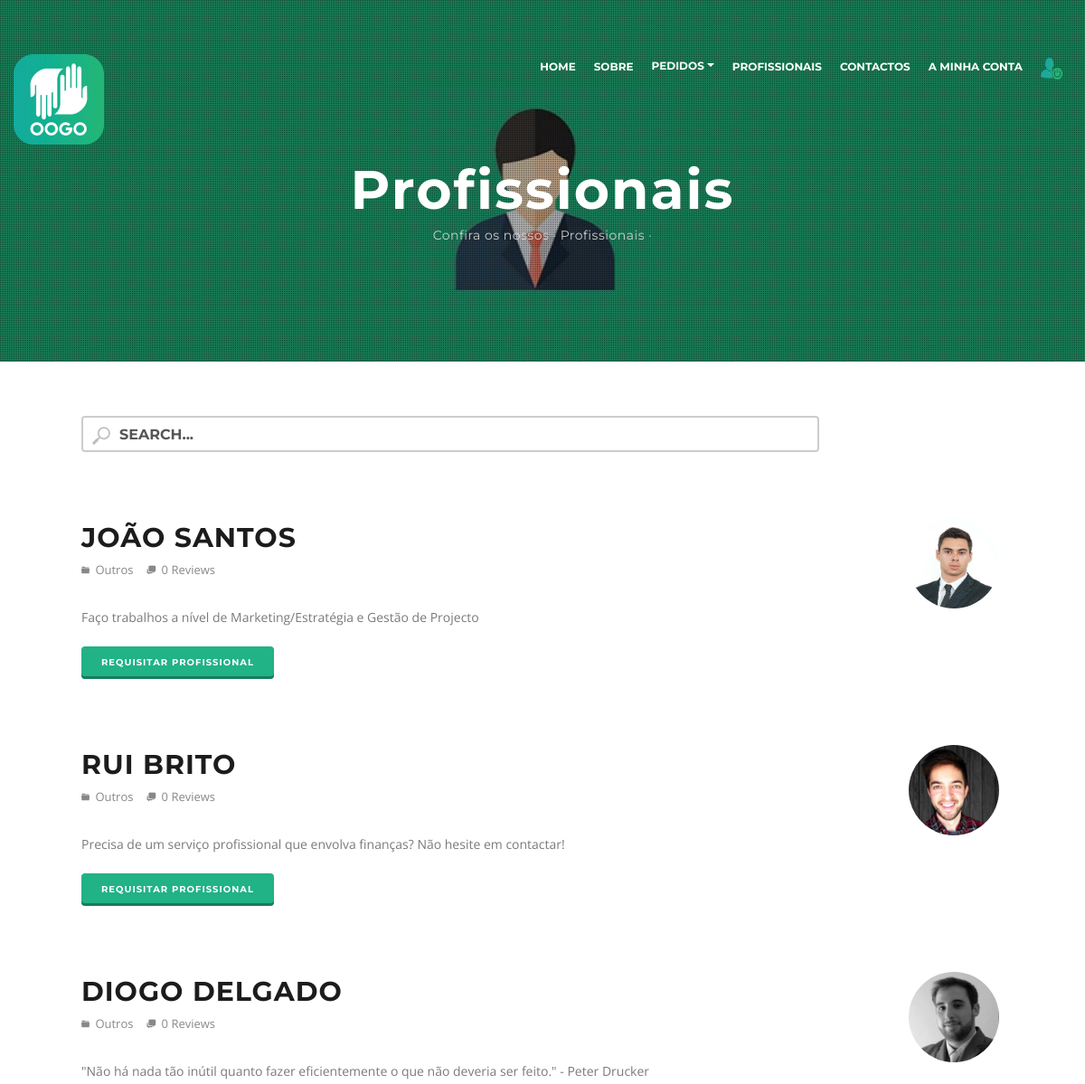
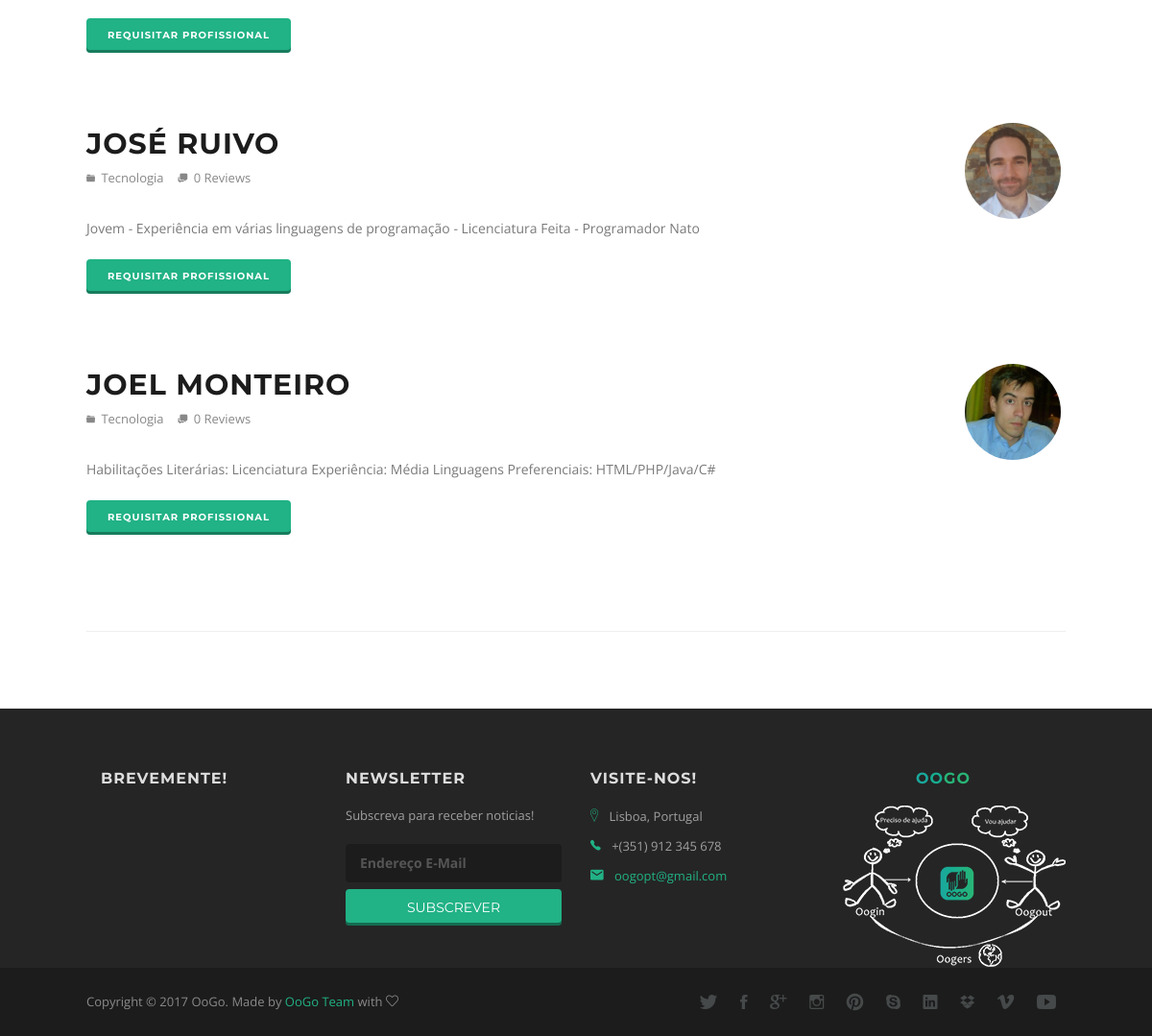
Page /consult_professional.php (signed in) on the committed database (2 pictures, top to bottom).
### tables this page shows
CREATE TABLE `pro` (
  `proID` int(11) NOT NULL,
  `proCategoryID` int(11) NOT NULL,
  `proDescription` varchar(500) DEFAULT NULL,
  `userID` int(11) NOT NULL,
  `proFile` varchar(100) NOT NULL
);

CREATE TABLE `user` (
  `userID` int(11) NOT NULL,
  `userName` varchar(100) NOT NULL,
  `userEmail` varchar(100) NOT NULL,
  `userPassword` varchar(50) NOT NULL,
  `userAddress` varchar(200) DEFAULT NULL,
  `userContact` int(11) DEFAULT NULL,
  `userPhoto` varchar(200) DEFAULT NULL
);

CREATE TABLE `category` (
  `categoryID` int(11) NOT NULL,
  `categoryName` varchar(50) NOT NULL
);

### consult_professional.php (the view, shortened to what this page needs)
<!DOCTYPE html>
<html lang="pt">
    <head>
		<link rel="stylesheet" href="https://maxcdn.bootstrapcdn.com/bootstrap/3.3.7/css/bootstrap.min.css" />
        <link rel="stylesheet" href="css/main-scheme.css" type="text/css" />
        <link rel="stylesheet" href="css/colors/green.css" id="color-skins" />
	</head>
    <body>
        <header>
            <nav class="navbar navbar-default navbar-alt" role="navigation">
                <div class="container">
                    <div class="navbar-header">
                        <a class="navbar-brand to-top" rel="home" href="index.php"><img src="assets/icon/icon_small.png" alt="OoGo" width="80" height="80" class="logo-big"></a>
                    </div>
                        <div class="collapse navbar-collapse" id="main-nav">
                            <ul class="nav navbar-nav navbar-right">
                                <li class="to-section"><a href="index.php#">Home</a></li>
                                <li class="to-section"><a href="index.php#about">Sobre</a></li>
                                <li class="dropdown">
                                    <span class="dropdown-toggle" data-toggle="dropdown">Pedidos<b class="caret"></b></span>
                                </li>
                                <li class="to-section"><a href="consult_professional.php">Profissionais</a></li>
                                <li class="to-section"><a href="index.php#contact">Contactos</a></li>
                                <?php
                                    if (isset($_SESSION['uname'])) {
                                        echo '<li class="to-section"><a href="myoogo.php">A minha conta</a></li>';
                                        echo '<li class="to-section"><a href="php/logout.php"><img src="assets/image/logout.png"></a></li>';
                                    } else {
                                        echo '<li class="to-section"><a href="login.php">Login/Registo</a></li>';
                                    }
                                ?>
                            </ul>
                        </div>
                </div>
            </nav>
        </header>
        <section id="page-top" style="height:400px">
            <div class="hero">
                <img src="img/backgrounds/bg-pro.jpg" alt="hero">
                <div class="page-top-title text-center">
                    <h2 class="white op-1">Profissionais</h2>
                    <p class="home-subheading op-1">Confira os nossos · Profissionais · </p>
                </div>
            </div>
        </section>
        <div class="site-wrapper content">
            <section id="blog">
                <div class="container">
                    <div class="row">
                        <div class="col-md-12">
                            <div class="blog-post">
                                <div class="search">
                                    <form>
                                        <input class="search" type="text" name="search" id="search" onkeyup="Search()" placeholder="Search...">
                                    </form>
                                </div>
                            </div>
                            <div id="pros">
                                <?php
                                    try {
                                        $db = new PDO('mysql:host=127.0.0.1;dbname=oogo-testes;charset=utf8mb4;', 'root', '');
                                    } catch (Exception $e) {
                                        die ("Não foi possível ligar ao servidor! " + $e);
                                    }
                                    $sql = $db->prepare("SELECT * FROM pro, user, category WHERE user.userID = pro.userID AND category.categoryID = pro.proCategoryID");
                                    $sql->execute();
                                    $rs = $sql->fetchAll();
                                    foreach($rs as $row) {
                                        $urlF = $row['userPhoto'];
                                        $url = substr($urlF, 3);
                                        echo '<div class="blog-post">';
                                            echo '<h3 class="blog-post-title"><a href="#">'.$row['userName'].'</a></h3>';
                                            echo '<ul class="blog-post-info">';
                                                echo '<li><a href="#"><i class="ion-folder"></i> '.$row['categoryName'].'</a></li>';
                                                echo '<li><a href="#"><i class="ion-chatboxes"></i> 0 Reviews</a></li>';
                                            echo '</ul>';
                                            echo '<div class="blog-post-date">';
                                                echo '<div>';
                                                if (isset($row['userPhoto'])) {
                                                    echo '<img src="'.$url.'" class="userpic">';
                                                } else {
                                                    echo '<img src="img/blog/avatar.jpg" class="userpic">';
                                                }
                                                echo '</div>';
                                            echo '</div><br>';
                                            echo '<p>'.$row['proDescription'].'<p>';
                                            if (isset($_SESSION['uname'])) {
                                                echo '<a class="btn btn-primary btn-xs" onclick="Pro()">Requisitar Profissional</a>';
                                            }
                                        echo '</div>';
                                    }
                                ?>
                            </div>
                        </div>
                    </div>
                    <hr>
                </div>
            </section>
            <footer id="footer">
                <div class="footer-widgets">
                    <div class="container">
                        <div class="col-md-3 col-sm-6 col-twitter">
                            <h4>Brevemente!</h4>
                        </div>
                        <div class="col-md-3 col-sm-6 col-footer">
                            <div class="subscription">
                                <h4>Newsletter</h4>
                                <p>Subscreva para receber noticias!</p>
                                <form action="php/subscribe-mailchimp.php" method="post" id="subscribe-form" role="form">
                                    <div class="form-validation alert"></div>
                                    <div class="form-group subscribe-form-input">
                                        <input type="email" name="email" id="subscribe-form-email" class="footer-subscribe-input" placeholder="Endereço e-mail" autocomplete="off" />
                                        <button class="subscribe-form-submit btn-primary-full" data-loading-text="Loading...">Subscrever</button>
                                    </div>
                                </form>
                            </div>
                        </div>
                        <div class="col-md-3 col-sm-6 col-footer">
                            <div class="contact">
                                <h4>Visite-nos!</h4>
                                <ul class="contact-details">
                                    <li><p><i class="icon ion-ios-location-outline highlight"></i> Lisboa, Portugal</p></li>
                                    <li><p><i class="icon ion-ios-telephone highlight"></i> +(351) 912 345 678</p></li>
                                    <li><p><i class="icon ion-android-mail highlight"></i> <a href="oogopt@gmail.com">oogopt@gmail.com</a></p></li>
                                </ul>
                            </div>
                        </div>
                        <div class="col-md-3 col-sm-6 col-footer">
                            <h4><center><b style="color: #1aa99d;">O</b><b style="color: #17ad91;">o</b><b style="color: #27b578;">G</b><b style="color: #28b576;">o</b></center></h4>
                            <div class="img">
                                <center><img src="assets/image/oogo_about.png" alt="Oogers" /></center>
                            </div>
                        </div>
                    </div>
                </div>
				<div class="footer-copyright">
					<div class="container">
						<div class="row">
							<div class="col-md-6 col-sm-12">
								<p>Copyright © 2017 OoGo. Made by<a href="#team"> OoGo Team</a> with <i class="icon-heart"></i></p>
							</div>
							<div class="col-md-6 col-sm-12">
				                <ul id="social-icons">
						            <li><a href="http://www.twitter.com"><i class="icon ion-social-twitter"></i></a></li>
                                    <li><a href="http://www.facebook.com/oogopt/"><i class="icon ion-social-facebook"></i></a></li>
                                    <li><a href="http://www.googleplus.com"><i class="icon ion-social-googleplus"></i></a></li>
                                    <li><a href="http://www.instagram.com"><i class="icon ion-social-instagram-outline"></i></a></li>
                                    <li><a href="http://www.pinterest.com"><i class="icon ion-social-pinterest"></i></a></li>
                                    <li><a href="http://www.skype.com"><i class="icon ion-social-skype"></i></a></li>
                                    <li><a href="http://www.linkedin.com"><i class="icon ion-social-linkedin"></i></a></li>
                                    <li><a href="http://www.dropbox.com"><i class="icon ion-social-dropbox"></i></a></li>
                                    <li><a href="http://www.vimeo.com"><i class="icon ion-social-vimeo"></i></a></li>
                                    <li><a href="https://www.youtube.com/channel/UCHRkDjznYG1AjQhicBBebcw"><i class="icon ion-social-youtube"></i></a></li>
                                </ul>
							</div>
						</div>
					</div>
				</div>
			</footer>
        </div>
    </body>
</html>

### css/colors/green.css (style rules this page uses)
.btn-home a, #filters li span.active, #filters li span:hover, #filters li span:focus, .btn-primary, .label-primary, #contact input.submit, .blog-list li:hover, .cbp-l-filters-button .cbp-filter-item-active, .cbp-l-filters-button .cbp-filter-counter, .nav > li > a:hover, .nav > li > a:focus, .shop-btn-box:hover, .pagination > .active > a, .progress-bar, .btn-primary-full, #back-to-top, .btn-buy, .navbar-default .navbar-toggle .icon-bar, .btn-primary:hover, .cbp-l-filters-alignRight .cbp-filter-item-active, .cbp-l-filters-alignRight .cbp-filter-counter, .cbp-l-filters-alignCenter .cbp-filter-item-active, .cbp-l-filters-alignCenter .cbp-filter-counter, .cbp-l-filters-alignRight .cbp-filter-item:hover, .cbp-l-filters-alignCenter .cbp-filter-item:hover, .clients .client .logo-light, .clients .client a .logo-light, .nav-tabs>li.active>a, .nav-tabs>li.active>a:hover, .nav-tabs>li.active>a:focus, .home-signin .btn-primary-full:hover, .cbp-l-loadMore-button .cbp-l-loadMore-button-link:hover, .pager li>a:hover, .pager li>a:focus { background: #21b285; }
a, .about-icon .fa-circle, .highlight, figure figcaption a:hover, .dropdown-menu > li > a:hover, .dropdown-menu > li > a:focus .navbar-default .navbar-nav > .hovernav:hover > a, .navbar-default .navbar-nav > .hovernav:hover > a:hover, .navbar-default .navbar-nav > .hovernav:hover > a:focus .nav > li > a:hover, .nav > li > span:hover, .nav > li > span:focus, .navbar-default .navbar-nav > li > a:hover, .navbar-default .navbar-nav .open .dropdown-menu > li > a:hover, .navbar-default .navbar-nav .open .dropdown-menu > li > a:focus, .navbar-default .navbar-nav>.open>a, .navbar-default .navbar-nav>.open>a:hover, .navbar-default .navbar-nav>.open>a:focus, .navbar-default .navbar-nav>.active>a, .navbar-default .navbar-nav>.active>a:hover, .navbar-default .navbar-nav>.active>a:focus, .dropdown-menu > .active > a, .dropdown-menu > .active > a:hover, .dropdown-menu > .active > a:focus, .portfolio-links a:hover, .portfolio-links .icon:hover, .connected-icon a:focus, .connected-icon a:hover, .btn-link, .post-title a:hover, .post-title a:focus, #main-nav .current, .star-rating span, .twitter-logo .fa, .footer-logo a:hover, .social-icons a:hover, footer #social-icons li a:hover, .mega-list > li > a:hover, .mega-list > li > a:focus, .breadcrumb>li+li:before, .contact-details-social li a:hover, .cbp-l-filters-dropdownList .cbp-filter-item-active, .member-list a:hover, .effects .img a:hover, .connected-icon a:hover h4, .connected-icon a:hover span, .home-bottom a:hover, #notification .success, .cbp-item .img a, .section-links a:hover, .blog-post-title a:hover { color: #21b285; }
.btn-primary-full { box-shadow: 0 -3px rgba(0, 0, 0, 0.4) inset; }

### consult_professional.php (style rules this page uses)
.search[type=text] { width: 80%; box-sizing: border-box; border: 2px solid #ccc; border-radius: 4px; font-size: 16px; background-color: white; background-image: url('assets/image/searchicon.png'); background-position: 10px 10px; background-repeat: no-repeat; padding: 12px 20px 12px 40px; -webkit-transition: width 0.4s ease-in-out; transition: width 0.4s ease-in-out; }
.userpic { display: inline-block; width: 100px; height: 100px; border-radius: 50%; background-repeat: no-repeat; background-position: center center; background-size: cover; }

### rows in the picture
pro: userID.userName "JOÃO SANTOS", proCategoryID.categoryName "Outros", userID.userPhoto (picture), proDescription "Faço trabalhos a nível de Marketing/Estratégia e Gestão de Projecto"
pro: userID.userName "RUI BRITO", proCategoryID.categoryName "Outros", userID.userPhoto (picture), proDescription "Precisa de um serviço profissional que envolva finanças? Não hesite em contactar!"
pro: userID.userName "DIOGO DELGADO", proCategoryID.categoryName "Outros", userID.userPhoto (picture), proDescription "\"Não há nada tão inútil quanto fazer eficientemente o que não deveria ser feito.\" - Peter Drucker"
pro: userID.userName "JOSÉ RUIVO", proCategoryID.categoryName "Tecnologia", userID.userPhoto (picture), proDescription "Jovem - Experiência em várias linguagens de programação - Licenciatura Feita - Programador Nato"
pro: userID.userName "JOEL MONTEIRO", proCategoryID.categoryName "Tecnologia", userID.userPhoto (picture), proDescription "Habilitações Literárias: Licenciatura Experiência: Média Linguagens Preferenciais: HTML/PHP/Java/C#"
